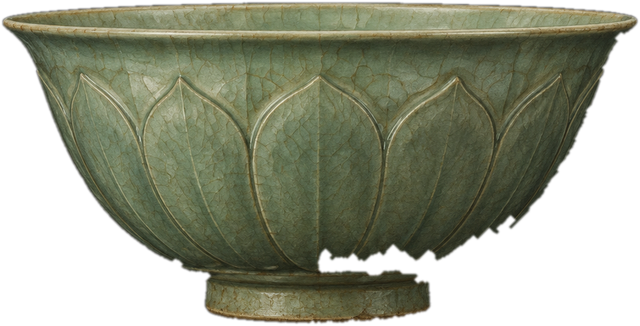
#> input picture assets/images/bowl.png, 640 x 326 px
$ python build_fragments.py
#> lines starting #> are read from the running program, lines starting #| are printed output that depends on the picture; after the words box and inside, x2 and y2 are one past the last pixel; in counts of white or black regions, pixels touching at a corner belong together
"""Cut the AI-painted celadon bowl into four jagged fragments for the restoration minigame.

Run:  python tools/build_fragments.py   (needs Pillow + NumPy)
Input:  assets/images/bowl.png  (transparent cut-out of the gpt-image-2 bowl)
Output: assets/images/bowl_broken.png, bowl_seams.png, frag_0..3.png and scripts/data/fragments_data.gd.
"""
from pathlib import Path
import json
import numpy as np
from PIL import Image, ImageDraw, ImageFilter

ROOT = Path(__file__).resolve().parents[1] / 'assets/images'
rng = np.random.default_rng(42)
bowl = Image.open(ROOT / 'bowl.png').convert('RGBA')
#> bowl is the input picture: PIL image 640x326 RGBA; mean R, G, B, A 66.8, 70.3, 51.2, 168.7
W, H = bowl.size
#> W = 640; H = 326

# Rough fragment outlines in bowl-image pixels; edges are subdivided and jittered below.
OUTLINES = [
    [(0, 0), (215, 0), (200, 55), (222, 118), (120, 132), (40, 96), (0, 70)],          # rim, left
    [(440, 0), (640, 0), (640, 92), (590, 128), (500, 140), (452, 82)],                # rim, right
    [(105, 150), (205, 138), (262, 175), (255, 262), (170, 280), (120, 230)],          # body, lower left
    [(272, 62), (380, 52), (432, 110), (418, 205), (330, 222), (268, 168)],            # lotus centre (casket piece)
]


def jagged(points, step=14, amp=6):
    out = []
    for (x0, y0), (x1, y1) in zip(points, points[1:] + points[:1]):
        n = max(1, int(np.hypot(x1 - x0, y1 - y0) / step))
        nx, ny = -(y1 - y0), x1 - x0
        ln = np.hypot(nx, ny) or 1
        for k in range(n):
            t = k / n
            j = rng.uniform(-amp, amp) if k else 0
            out.append((x0 + (x1 - x0) * t + nx / ln * j, y0 + (y1 - y0) * t + ny / ln * j))
    return out


alpha = np.asarray(bowl.split()[3]).astype(float) / 255
rgb = np.asarray(bowl).astype(float)
hole = np.zeros((H, W), bool)
meta = []
polys = []
for i, outline in enumerate(OUTLINES):
    m = Image.new('L', (W, H), 0)
    jagged_pts = jagged(outline)
    polys.append(jagged_pts)
    ImageDraw.Draw(m).polygon(jagged_pts, fill=255)
    mask = (np.asarray(m) > 0) & (alpha > 0.5)
    hole |= mask
    ys, xs = np.nonzero(mask)
    x0, x1, y0, y1 = xs.min(), xs.max() + 1, ys.min(), ys.max() + 1
    piece = rgb.copy()
    piece[..., 3] = np.where(mask, rgb[..., 3], 0)
    # thin bright edge so the broken face reads as glaze over clay
    edge = mask & ~np.asarray(Image.fromarray(mask.astype('uint8') * 255).filter(ImageFilter.MinFilter(3))).astype(bool)
    piece[edge, :3] = piece[edge, :3] * 0.6 + np.array([226, 214, 186]) * 0.4
    Image.fromarray(piece[y0:y1, x0:x1].astype('uint8'), 'RGBA').save(ROOT / f'frag_{i}.png')
    poly = [(round(float(px), 1), round(float(py), 1)) for px, py in jagged_pts]
    meta.append({'center': [round((x0 + x1) / 2, 1), round((y0 + y1) / 2, 1)], 'size': [int(x1 - x0), int(y1 - y0)], 'poly': poly})
#> this loop made 4 passes
#> (x0, x1, y0, y1) on passes 1 to 4: (3, 223, 4, 134), (439, 637, 4, 141), (103, 263, 137, 273), (263, 435, 52, 223)
#> pass 1, `mask = (np.asarray(m) > 0) & (alpha > 0.5)`:
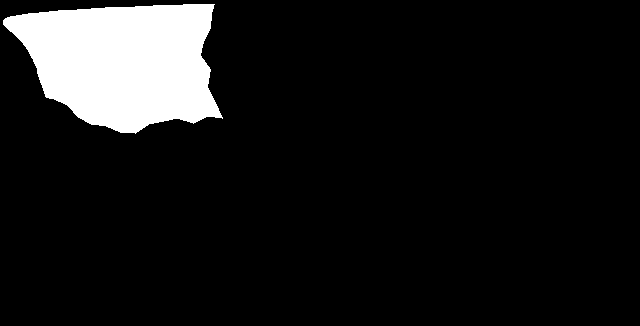
#> mask: shape (326, 640) bool; 9.7% white; 1 white region, box (x1, y1, x2, y2) and area: (3, 4, 223, 134) 20284
#> pass 1, `Image.fromarray(piece[y0:y1, x0:x1].astype('uint8'), 'RGBA').save(ROOT..`:
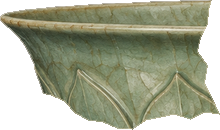
#> saved as frag_0.png: PIL image 220x130 RGBA; mean R, G, B, A 107.3, 111.8, 85.2, 179.8; transparent parts drawn white
#> after the loop:
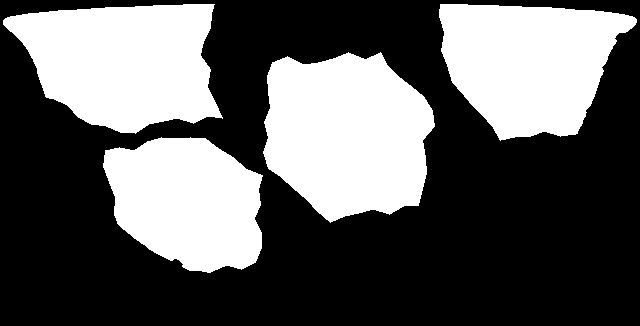
#> hole: shape (326, 640) bool; 37.4% white; 4 white regions, box (x1, y1, x2, y2) and area: (263, 52, 435, 223) 22395, (3, 4, 223, 134) 20284, (439, 4, 637, 141) 18960, (103, 137, 263, 273) 16415
#> after the loop:
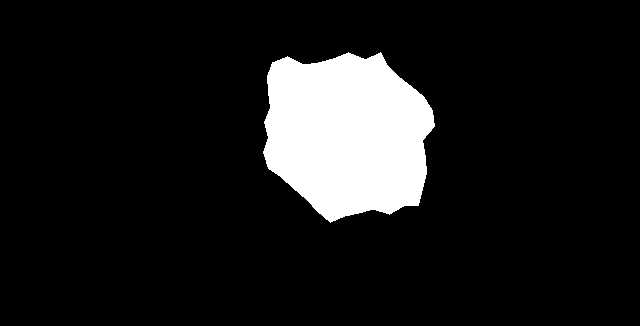
#> m: PIL image 640x326 L; 10.7% white; 1 white region, box (x1, y1, x2, y2) and area: (263, 52, 435, 223) 22395
#> after the loop:
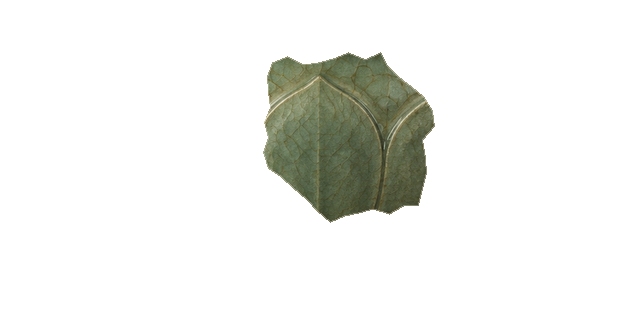
#> piece: shape (326, 640, 4) float64; mean R, G, B, A 67, 70.5, 51.3, 27.4; transparent parts drawn white
#> after the loop, meta = 4 items; polys = 4 items

# Gold-seam overlay: fragment boundaries that lie inside the bowl (not on its outer silhouette).
inside = np.asarray(Image.fromarray((alpha > 0.5).astype('uint8') * 255).filter(ImageFilter.MinFilter(7))).astype(bool)
#> inside: shape (326, 640) bool; 62.9% white; 1 black region, box (x1, y1, x2, y2) and area: (0, 0, 640, 326) 77447
seam = np.zeros((H, W), bool)
labels = np.zeros((H, W), int)
for i, outline in enumerate(OUTLINES):
    m = Image.new('L', (W, H), 0)
    ImageDraw.Draw(m).polygon(polys[i], fill=255)
    mk = np.asarray(m) > 0
    edge = mk & ~np.asarray(Image.fromarray(mk.astype('uint8') * 255).filter(ImageFilter.MinFilter(3))).astype(bool)
    seam |= edge & inside
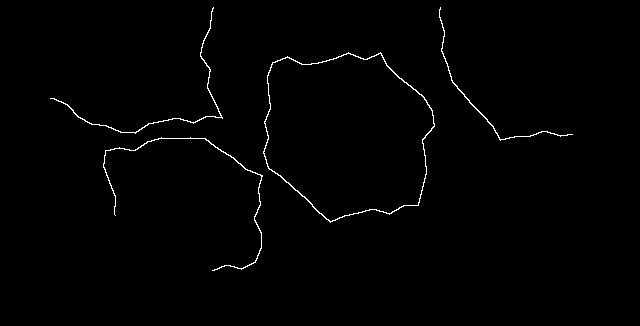
#> seam: shape (326, 640) bool; 0.9% white in thin lines or dots, all inside (x1, y1, x2, y2) = (50, 7, 573, 271)
seam_img = Image.fromarray(seam.astype('uint8') * 255).filter(ImageFilter.MaxFilter(3)).filter(ImageFilter.GaussianBlur(0.7))
sa = np.asarray(seam_img).astype(float)
out_rgba = np.zeros((H, W, 4), 'uint8')
out_rgba[..., :3] = 255
out_rgba[..., 3] = np.clip(sa * 1.6, 0, 255).astype('uint8')
Image.fromarray(out_rgba, 'RGBA').save(ROOT / 'bowl_seams.png')

broken = rgb.copy()
ring = np.asarray(Image.fromarray(hole.astype('uint8') * 255).filter(ImageFilter.MaxFilter(5))).astype(bool) & ~hole & (alpha > 0.5)
#> ring: shape (326, 640) bool; 1.9% white in thin lines or dots, all inside (x1, y1, x2, y2) = (46, 4, 577, 275)
broken[hole] = [18, 30, 28, 110]           # dark translucent slot shows where pieces go
broken[ring, :3] = broken[ring, :3] * 0.45  # crack edge
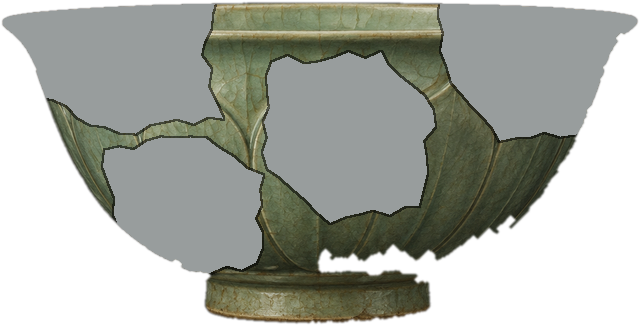
#> broken: shape (326, 640, 4) float64; mean R, G, B, A 33, 38.7, 30.1, 114.8; transparent parts drawn white
Image.fromarray(broken.astype('uint8'), 'RGBA').save(ROOT / 'bowl_broken.png')
# Godot-readable constants for placement and gold-seam drawing
out = Path(__file__).resolve().parents[1] / 'scripts/data/fragments_data.gd'
lines = ['extends RefCounted', '## Generated by tools/build_fragments.py -- do not edit by hand.', f'const BOWL_SIZE := Vector2({W}, {H})', 'const FRAGMENTS := [']
for m in meta:
    lines.append(f"\t{{\"center\": Vector2({m['center'][0]}, {m['center'][1]}), \"size\": Vector2({m['size'][0]}, {m['size'][1]})}},")
#> this loop made 4 passes
#> after the loop, lines = 8 items
lines.append(']')
out.write_text('\n'.join(lines) + '\n', encoding='utf-8')
print('fragments:', [(m['center'], m['size']) for m in meta])
#| fragments: [([113.0, 69.0], [220, 130]), ([538.0, 72.5], [198, 137]), ([183.0, 205.0], [160, 136]), ([349.0, 137.5], [172, 171])]
